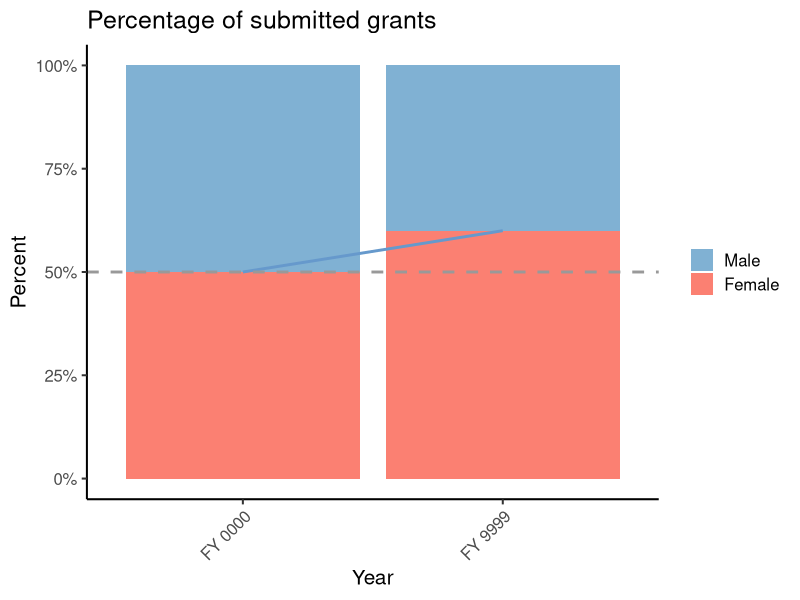

Here is the R script that generated this plot:
## ---- chunk 1
knitr::opts_chunk$set(echo = TRUE)
library(readxl)
library(ggplot2)
library(tidyverse)
library(hash)
library(cowplot)
## ---- chunk 2

# Read table & transform into data frame
TableSubmitted <- read_xlsx("PI_Success_Example.xlsx")
TableSubmitted = as.data.frame(TableSubmitted);
print(TableSubmitted)

# Rejig data
newTable <- data.frame();
uniqueFinancialYears <- sort(unique(TableSubmitted$`Financial Year (Success PI)`)); # unique financial years
for (year in uniqueFinancialYears)
{  
  # select number of Submitted grants and legal sex of applier from relevant rows
  numSubmitted <- TableSubmitted$`Submitted`[TableSubmitted$`Financial Year (Success PI)` == year];
  sexOfSubmitted <- TableSubmitted$`Legal sex (group)`[TableSubmitted$`Financial Year (Success PI)` == year];
  
  # sum the Submitted grants by legal sex
  numSubmittedMale <- sum(numSubmitted[sexOfSubmitted == "Male"],na.rm = TRUE)
  numSubmittedFemale <- sum(numSubmitted[sexOfSubmitted == "Female"],na.rm = TRUE)
  numTotal <- sum(numSubmittedMale, numSubmittedFemale)
  
  # convert to percentage of total
  p_SubmittedMale <- numSubmittedMale / numTotal;
  p_SubmittedFemale <- numSubmittedFemale / numTotal; 
  
  # merge into new table format for saving / plotting
  yearStats <- data.frame(financialYear = rep(year,each = 2),sex = c("Female","Male"), volume = c(numSubmittedFemale,numSubmittedMale), p_Submitted = c(p_SubmittedFemale,p_SubmittedMale))
  newTable <- rbind(newTable,yearStats)}

# print
print(newTable)

## ---- chunk 3

# Convert legal sex variable to factor
newTable$sex <- factor(newTable$sex, levels = c("Male","Female"))

# Create plot
grantSubmittedPlot <- ggplot(data = newTable, aes(x = financialYear, y = p_Submitted, fill = sex))+
  geom_bar(position = position_fill(),stat = "identity") +
  geom_line(data = newTable[which(newTable$sex=="Female"),] ,
            aes(x = financialYear, y = p_Submitted, group = sex), colour="#6699cc", linewidth = 1)+
  labs(y="Percent", x="Year", colour=NULL, title="Percentage of submitted grants", fill=NULL)+
  geom_hline(yintercept = .5, linetype = 2, colour = "grey60", linewidth = 1)+
  scale_fill_manual(values=c("#80b1d3","#fb8072"))+
  scale_y_continuous(labels = scales::percent,limits=c(NA,1))+ 
  theme_classic(base_size=15)+ 
  theme(axis.text.x = element_text(angle = 45,  hjust=1))

# show & save
show(grantSubmittedPlot)
save_plot(paste("Grant_Submitted.png"), grantSubmittedPlot, base_width = 9, base_height=4, bg='white')
